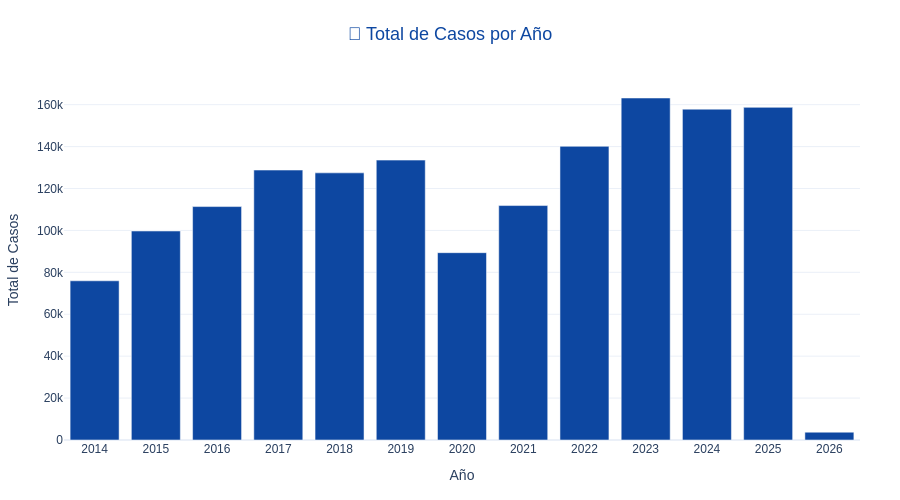

Notebook code for this chart:
### Markdown cell above
### 5.2 Distribución Temporal

### Code cell
"""
Distribución de casos por año.
"""
casos_por_anio = df.groupby('Anio')['Casos_semana'].sum().reset_index()
casos_por_anio.columns = ['Año', 'Total_Casos']

fig = create_bar_chart(
    casos_por_anio,
    'Año',
    'Total_Casos',
    '📅 Total de Casos por Año'
)

fig.update_layout(
    xaxis_title='Año',
    yaxis_title='Total de Casos',
    xaxis={'type': 'category'}
)
fig.show(config=PLOT_CONFIG)

### Figure 1 — Plotly figure (JSON) as saved in the notebook; plotly's stock layout.template omitted (floating-point values rounded to 4 significant figures)
{"data": [{"alignmentgroup": "True", "hovertemplate": "Año=%{x}<br>Total_Casos=%{y}<extra></extra>", "legendgroup": "", "marker": {"color": "#0D47A1", "pattern": {"shape": ""}}, "name": "", "offsetgroup": "", "orientation": "v", "showlegend": false, "textposition": "auto", "type": "bar", "x": [2014, 2015, 2016, 2017, 2018, 2019, 2020, 2021, 2022, 2023, 2024, 2025, 2026], "xaxis": "x", "y": [75957, 99720, 111376, 128792, 127463, 133540, 89375, 111857, 140115, 163179, 157857, 158707, 3731], "yaxis": "y"}], "layout": {"barmode": "relative", "font": {"family": "Arial, sans-serif", "size": 12}, "height": 500, "legend": {"orientation": "h", "tracegroupgap": 0, "x": 1, "xanchor": "right", "y": 1.02, "yanchor": "bottom"}, "margin": {"b": 60, "l": 60, "r": 40, "t": 80}, "paper_bgcolor": "white", "plot_bgcolor": "white", "title": {"font": {"color": "#0D47A1", "size": 18}, "text": "📅 Total de Casos por Año", "x": 0.5, "xanchor": "center"}, "xaxis": {"anchor": "y", "domain": [0, 1], "title": {"text": "Año"}, "type": "category"}, "yaxis": {"anchor": "x", "domain": [0, 1], "title": {"text": "Total de Casos"}}}}
